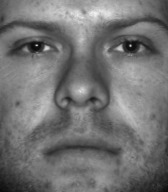
#> input picture img/yaleB01/image0.jpg, 168 x 192 px, found by its file name
$ python crop_img.py
#> lines starting #> are read from the running program, lines starting #| are printed output that depends on the picture
import os
from PIL import Image

dirname = 'cropped_img'

if not os.path.exists(dirname):
    os.mkdir(dirname)

original_img = os.listdir('./img')
print(original_img)

i = 1

#Script to produce cropped images.
for img in original_img:
    im = Image.open('./img/'+img+'/image0.jpg')
#> im is the input picture: PIL image 168x192 L; min 8, max 243, mean 114.6
    # Size of cropped img: 148 x 157
    img_crop = im.crop((10, 15, 158, 172)) # co-ordinates of tuple -> (x1, y1, x2, y2)
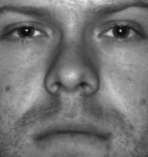
#> img_crop: PIL image 148x157 L; min 9, max 237, mean 116.8
    img_crop.save(os.path.join(dirname, 'cropped_img'+str(i)+'.png'))
    i += 1
print('Cropped images saved in cropped_img directory')
